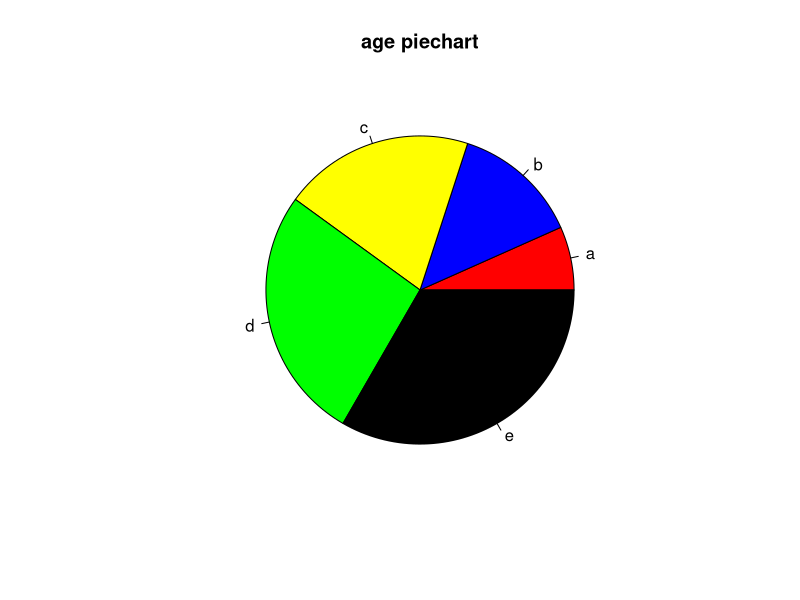
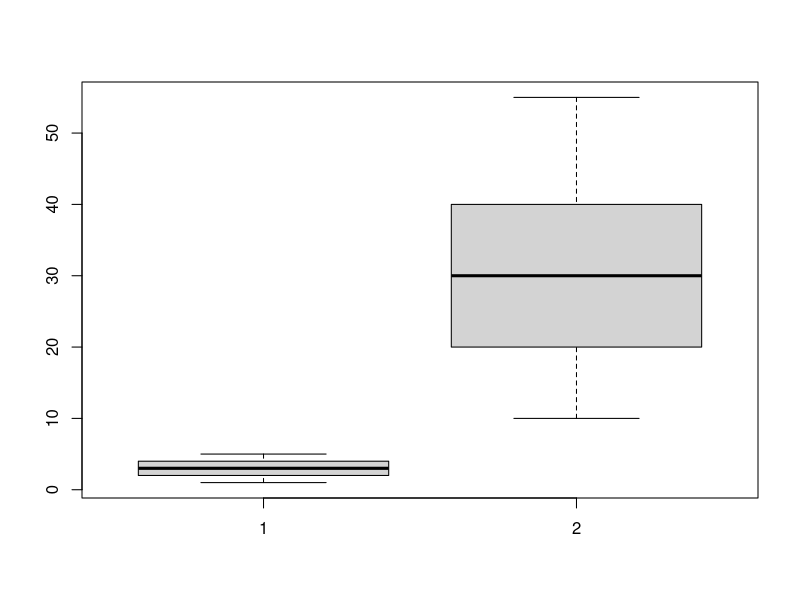
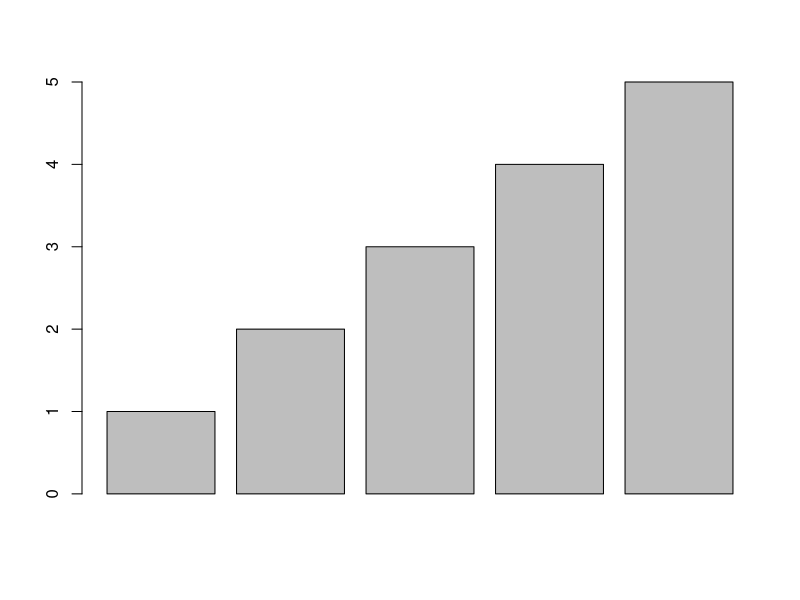
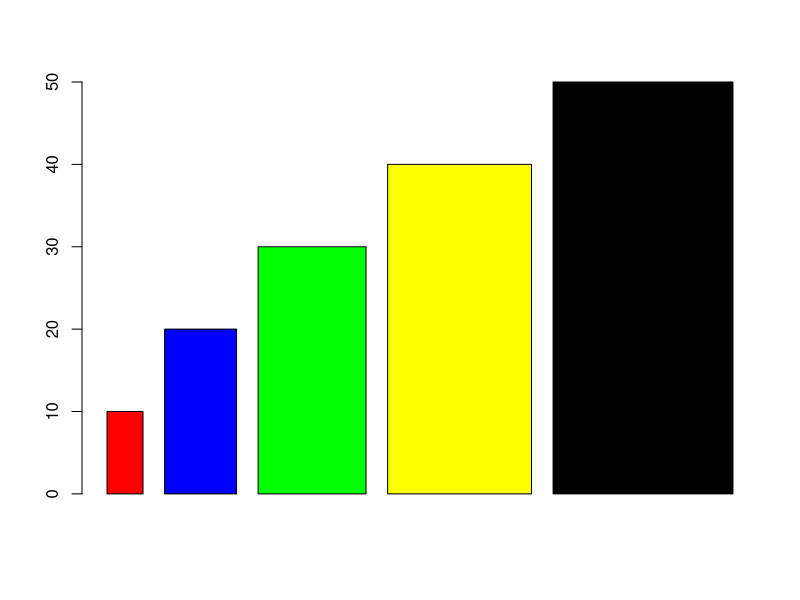
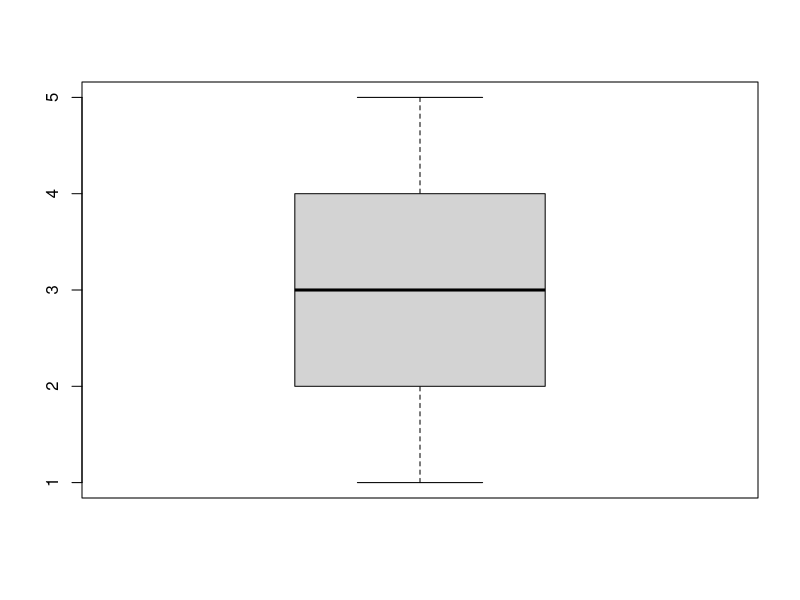
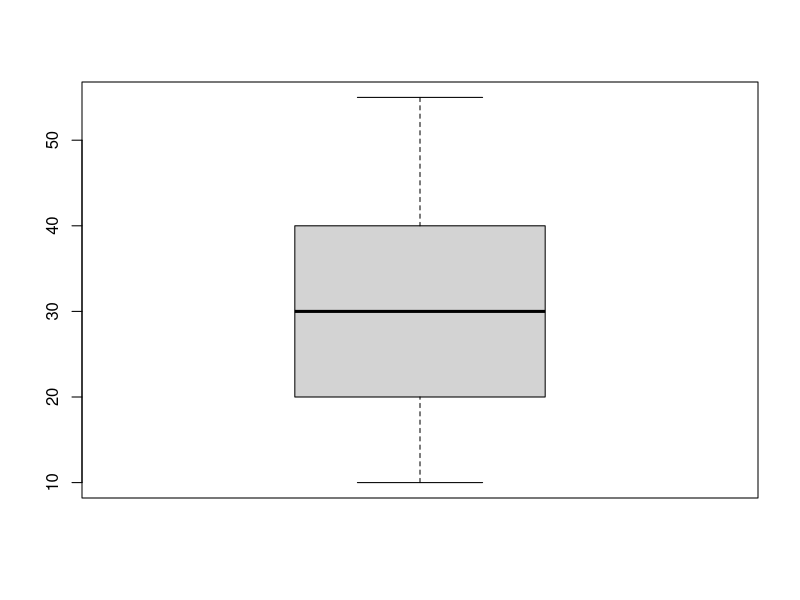
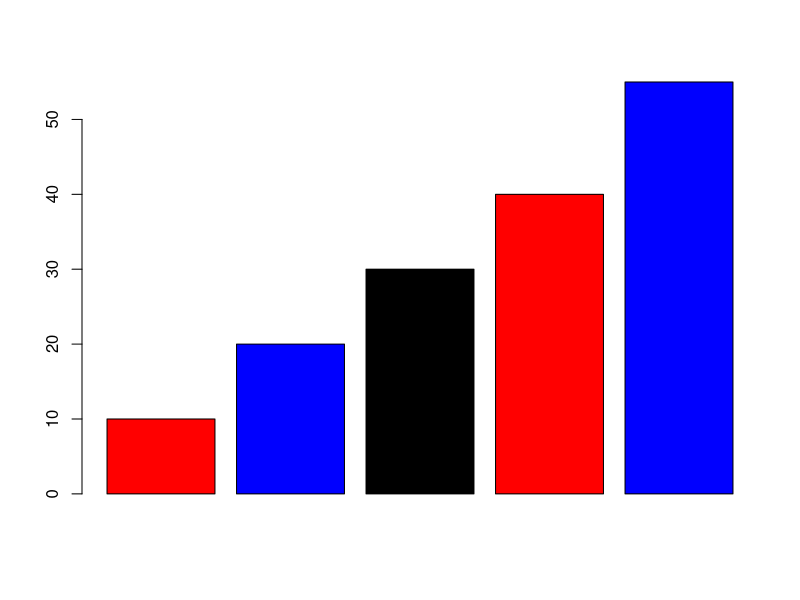
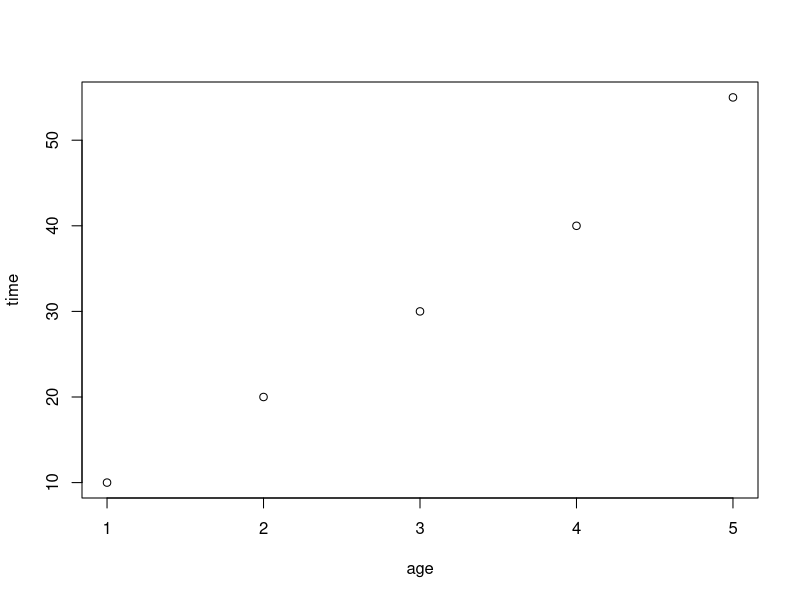

Reproduce these figures in R, in order.
age=c(1,2,3,4,5)
time=c(10,20,30,40,55)
lbls=c("a","b","c","d","e")
pie(age,labels=lbls,col=c("red","blue","yellow","green","black"), main = "age piechart")
summary(age,time)
summary (age)
summary (time)
boxplot(age,time)
barplot(age)
lbl=c("ade","bet","cat","din","eto")
barplot(age,col=c("red","blue","green","yellow","black"), height=c(10,20,30,40,50))
boxplot(age)
boxplot(time)
barplot(time,col=c("red","blue","black"))
plot(age,time,col=c("black"))